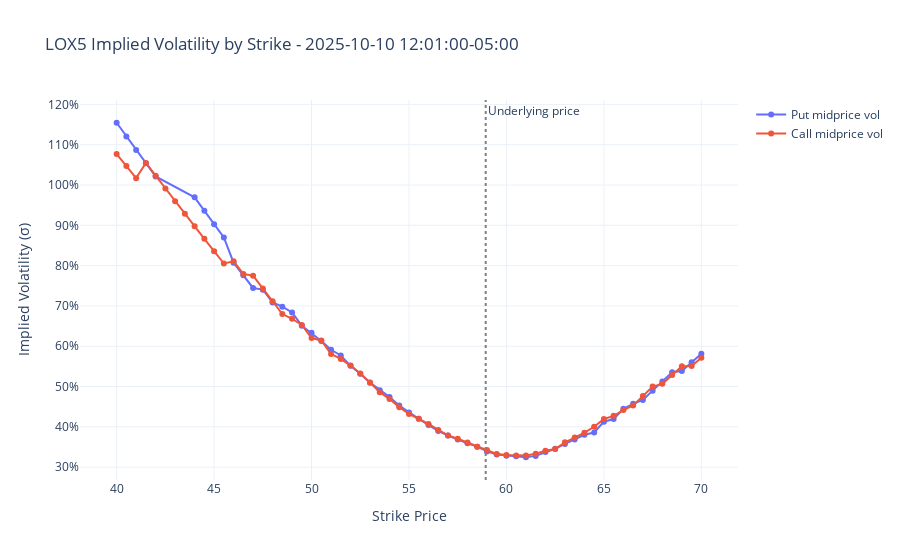

Notebook source saved alongside this figure:
### Markdown cell above
### Puts and Calls
For example, we can look at both puts and calls:

### Code cell
fig = go.Figure()
add_vol_plot(
    fig=fig,
    vol_df=put_options,
    name="Put midprice vol",
    y_col="iv_midprice",
    strike_range=near_atm,
)
add_vol_plot(
    fig=fig,
    vol_df=call_options,
    name="Call midprice vol",
    y_col="iv_midprice",
    strike_range=near_atm,
)
add_underlying(fig=fig, underlying_price=underlying_price)
layout_vol(fig, label=option_label, detail=end)
fig.show()
